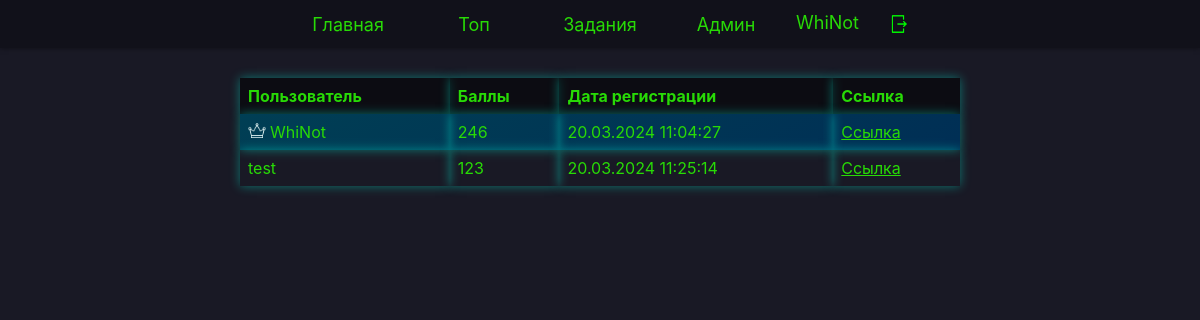
Page /top (signed in) on the committed database.
### app.py (models this page shows)
class Users(UserMixin, db.Model):
    id = db.Column(db.Integer, primary_key=True)
    username = db.Column(db.String(100), unique=True, nullable=False)
    password = db.Column(db.String(100), nullable=False)
    admin = db.Column(db.Boolean, default=False)
    points = db.Column(db.Integer, default=0)
    time = db.Column(db.String(100))
    count = db.Column(db.Integer, default=0)

### app.py (the view)
@app.route('/top')
def top():
    data['users'] = Users.query.order_by(Users.points.desc()).all()
    return render_template('top.html', data=data)

### app.py (called while the page is built)
@login_manager.user_loader
def load_user(user_id):
    return Users.query.get(int(user_id))

@app.before_request
def before_request():
    if current_user.is_authenticated:
        user_obj = Users.query.filter_by(username=current_user.username).first()
        data['points'] = user_obj.points
        data['admin'] = user_obj.admin
    else:
        data['admin'] = False
        data['points'] = ''

### templates/top.html (shortened to what this page needs)
<!DOCTYPE html>
<html lang="en">
<head>
    <link type="text/css" rel="stylesheet" href="{{ url_for('static', filename='css/main_style.css')}}">
    <link type="text/css" rel="stylesheet" href="{{ url_for('static', filename='css/top.css')}}">
</head>
<body>
    {% include 'header.html' %}
    <div>
    <table>
        <thead>
            <tr>
                <th>Пользователь</th>
                <th>Баллы</th>
                <th>Дата регистрации</th>
                <th>Ссылка</th>
            </tr>
        </thead>
        <tbody>
            {% for user in data['users'] %}
            <tr {% if user.admin %} class="td-admin" {% endif %}>
                <td>{% if user.admin %}<img class="admin-png" src="{{ url_for('static', filename='icons/korona.png') }}">{% endif %}{{ user.username }}</td>
                <td>{{ user.points }}</td>
                <td>{{ user.time }}</td>
                <td><a href="{{ url_for('profile', username=user.username) }}">Ссылка</a></td>
            </tr>
            {% endfor %}
        </tbody>
    </table>
</div>
</body>
</html>

### templates/header.html
<header>
    {% for item in data['nav'] %}
        <a href="{{ item.url }}" class="buttons_header">{{ item.name }}</a>
    {% endfor %}
    {% if data['admin'] and current_user.is_authenticated %}
        <a href="{{ url_for('admin') }}" class="buttons_header">Админ</a>
    {% endif %}
    {% if current_user.is_authenticated %}
        <div class="profile-image">
            <a href="{{ url_for('profile', username=current_user.username) }}" class="buttons_header">
            {{ current_user.username }}
            </a>
            <a href="{{ url_for('logout') }}" class="buttons_header">
            <img id="exit_header" src="{{ url_for('static', filename='icons/exit.png') }}">
            </a>
        </div>
    {% else %}
        <a href="{{ url_for('login') }}" class="buttons_header">Войти</a>
        <a href="{{ url_for('signin') }}" class="buttons_header">Регистрация</a>
    {% endif %}
</header>

### static/css/main_style.css (style rules this page uses)
:root { --background-color: #191925; --background-header-color: rgba(0, 0, 0, 0.3); --text-color: #28da06; --main-font-family: Inter, Roobert, "Helvetica Neue", Helvetica, Arial, sans-serif; }
body { margin: 0; padding: 0; min-height: 100vh; background-color: var(--background-color); }
header { display: flex; flex-direction: row; flex-wrap: wrap; text-align: center; justify-content: center; align-items: flex-end; position: relative; background-color: var(--background-header-color); box-shadow: 0 0 5px rgba(0, 0, 0, 0.5); }
.buttons_header { padding: 10px; padding-top: 12px; margin: 0 2px 2px 2px; width: 100px; color: var(--text-color); text-decoration: none; font-family: var(--main-font-family); font-size: 18px; border-left: 1px solid transparent; border-bottom: 1px solid transparent; border-right: 1px solid transparent; transition: 0.4s; }
.profile-image { display: flex; flex-direction: row; justify-content: center; padding: 0 10px; margin: 0 2px; width: 100px; color: var(--text-color); text-decoration: none; font-family: var(--main-font-family); font-size: 18px; border-left: 1px solid transparent; border-bottom: 1px solid transparent; border-right: 1px solid transparent; transition: 0.4s; }
.profile-image a { width: 100%; }
#exit_header { width: 20px; height: 20px; vertical-align: middle; margin-left: 3px; }

### static/css/top.css (style rules this page uses)
table { margin-top: 30px; margin-left: auto; margin-right: auto; width: 60%; border-collapse: collapse; border-spacing: 0; font-family: var(--main-font-family); color: var(--text-color); animation: shadow 3s infinite alternate; }
th, td { padding: 8px; text-align: left; box-shadow: 0 0 10px rgba(4, 255, 226, 0.4); }
th { background-color: rgba(0, 0, 0, 0.51); }
.td-admin { background: linear-gradient( 149deg, rgb(0, 71, 84) 0%, rgb(0, 20, 86) 25%, rgb(87, 0, 67) 75%, rgb(128, 64, 0) 100%) fixed; background-size: 400% 400%; animation: gradient 6s infinite ease; }
.admin-png { width: 18px; height: 15px; margin-right: 4px; }
td a { color: var(--text-color); }

### rows in the picture
Users: username "WhiNot", admin True (drawn), points "246", time "20.03.2024 11:04:27"
Users: username "test", points "123", time "20.03.2024 11:25:14"

### other values in the picture
{{ item.name }} "Главная" "Топ" "Задания"
